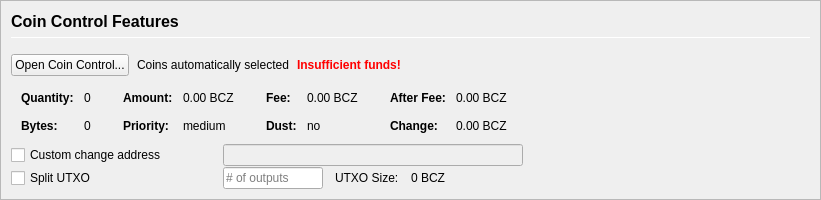
         <widget class="QFrame" name="frameCoinControl">
          <property name="sizePolicy">
           <sizepolicy hsizetype="Expanding" vsizetype="Expanding">
            <horstretch>0</horstretch>
            <verstretch>0</verstretch>
           </sizepolicy>
          </property>
          <property name="maximumSize">
           <size>
            <width>16777215</width>
            <height>16777215</height>
           </size>
          </property>
          <property name="frameShape">
           <enum>QFrame::StyledPanel</enum>
          </property>
          <property name="frameShadow">
           <enum>QFrame::Sunken</enum>
          </property>
          <layout class="QVBoxLayout" name="verticalLayoutCoinControl2">
           <property name="spacing">
            <number>0</number>
           </property>
           <property name="leftMargin">
            <number>0</number>
           </property>
           <property name="topMargin">
            <number>0</number>
           </property>
           <property name="rightMargin">
            <number>0</number>
           </property>
           <property name="bottomMargin">
            <number>0</number>
           </property>
           <item>
            <widget class="QFrame" name="frameCoinControl_BG">
             <layout class="QVBoxLayout" name="verticalLayoutCoinControl" stretch="0,0,0,0,0,0">
              <property name="spacing">
               <number>1</number>
              </property>
              <property name="leftMargin">
               <number>10</number>
              </property>
              <property name="topMargin">
               <number>10</number>
              </property>
              <item>
               <layout class="QHBoxLayout" name="horizontalLayoutCoinControl1">
                <property name="bottomMargin">
                 <number>15</number>
                </property>
                <item>
                 <layout class="QVBoxLayout" name="verticalLayout_3">
                  <property name="spacing">
                   <number>6</number>
                  </property>
                  <item>
                   <widget class="QLabel" name="labelCoinControlFeatures">
                    <property name="sizePolicy">
                     <sizepolicy hsizetype="Preferred" vsizetype="Maximum">
                      <horstretch>0</horstretch>
                      <verstretch>0</verstretch>
                     </sizepolicy>
                    </property>
                    <property name="minimumSize">
                     <size>
                      <width>0</width>
                      <height>20</height>
                     </size>
                    </property>
                    <property name="font">
                     <font>
                      <pointsize>12</pointsize>
                      <weight>75</weight>
                      <bold>true</bold>
                     </font>
                    </property>
                    <property name="styleSheet">
                     <string notr="true">font-weight:bold;</string>
                    </property>
                    <property name="text">
                     <string>Coin Control Features</string>
                    </property>
                   </widget>
                  </item>
                  <item>
                   <widget class="Line" name="line">
                    <property name="minimumSize">
                     <size>
                      <width>0</width>
                      <height>1</height>
                     </size>
                    </property>
                    <property name="maximumSize">
                     <size>
                      <width>16777215</width>
                      <height>1</height>
                     </size>
                    </property>
                    <property name="orientation">
                     <enum>Qt::Horizontal</enum>
                    </property>
                   </widget>
                  </item>
                 </layout>
                </item>
               </layout>
              </item>
              <item>
               <layout class="QHBoxLayout" name="horizontalLayoutCoinControl2" stretch="0,0,0,0">
                <property name="spacing">
                 <number>8</number>
                </property>
                <property name="bottomMargin">
                 <number>10</number>
                </property>
                <item>
                 <widget class="QPushButton" name="pushButtonCoinControl">
                  <property name="styleSheet">
                   <string notr="true"/>
                  </property>
                  <property name="text">
                   <string>Open Coin Control...</string>
                  </property>
                  <property name="autoDefault">
                   <bool>false</bool>
                  </property>
                 </widget>
                </item>
                <item>
                 <widget class="QLabel" name="labelCoinControlAutomaticallySelected">
                  <property name="text">
                   <string>Coins automatically selected</string>
                  </property>
                  <property name="margin">
                   <number>5</number>
                  </property>
                 </widget>
                </item>
                <item>
                 <widget class="QLabel" name="labelCoinControlInsuffFunds">
                  <property name="font">
                   <font>
                    <weight>75</weight>
                    <bold>true</bold>
                   </font>
                  </property>
                  <property name="styleSheet">
                   <string notr="true">color:red;font-weight:bold;</string>
                  </property>
                  <property name="text">
                   <string>Insufficient funds!</string>
                  </property>
                  <property name="margin">
                   <number>5</number>
                  </property>
                 </widget>
                </item>
                <item>
                 <spacer name="horizontalSpacerCoinControl">
                  <property name="orientation">
                   <enum>Qt::Horizontal</enum>
                  </property>
                  <property name="sizeHint" stdset="0">
                   <size>
                    <width>40</width>
                    <height>1</height>
                   </size>
                  </property>
                 </spacer>
                </item>
               </layout>
              </item>
              <item>
               <widget class="QWidget" name="widgetCoinControl" native="true">
                <property name="sizePolicy">
                 <sizepolicy hsizetype="Preferred" vsizetype="Preferred">
                  <horstretch>0</horstretch>
                  <verstretch>0</verstretch>
                 </sizepolicy>
                </property>
                <property name="minimumSize">
                 <size>
                  <width>0</width>
                  <height>0</height>
                 </size>
                </property>
                <property name="styleSheet">
                 <string notr="true"/>
                </property>
                <layout class="QHBoxLayout" name="horizontalLayoutCoinControl5">
                 <property name="leftMargin">
                  <number>0</number>
                 </property>
                 <property name="topMargin">
                  <number>0</number>
                 </property>
                 <property name="rightMargin">
                  <number>0</number>
                 </property>
                 <property name="bottomMargin">
                  <number>0</number>
                 </property>
                 <item>
                  <layout class="QHBoxLayout" name="horizontalLayoutCoinControl3" stretch="0,0,0,1">
                   <property name="spacing">
                    <number>20</number>
                   </property>
                   <property name="topMargin">
                    <number>0</number>
                   </property>
                   <property name="bottomMargin">
                    <number>10</number>
                   </property>
                   <item>
                    <layout class="QFormLayout" name="formLayoutCoinControl1">
                     <property name="horizontalSpacing">
                      <number>10</number>
                     </property>
                     <property name="verticalSpacing">
                      <number>14</number>
                     </property>
                     <property name="leftMargin">
                      <number>10</number>
                     </property>
                     <property name="topMargin">
                      <number>4</number>
                     </property>
                     <property name="rightMargin">
                      <number>6</number>
                     </property>
                     <item row="0" column="0">
                      <widget class="QLabel" name="labelCoinControlQuantityText">
                       <property name="font">
                        <font>
                         <weight>75</weight>
                         <bold>true</bold>
                        </font>
                       </property>
                       <property name="text">
                        <string>Quantity:</string>
                       </property>
                       <property name="margin">
                        <number>0</number>
                       </property>
                      </widget>
                     </item>
                     <item row="0" column="1">
                      <widget class="QLabel" name="labelCoinControlQuantity">
                       <property name="cursor">
                        <cursorShape>IBeamCursor</cursorShape>
                       </property>
                       <property name="contextMenuPolicy">
                        <enum>Qt::ActionsContextMenu</enum>
                       </property>
                       <property name="text">
                        <string notr="true">0</string>
                       </property>
                       <property name="margin">
                        <number>0</number>
                       </property>
                       <property name="textInteractionFlags">
                        <set>Qt::LinksAccessibleByMouse|Qt::TextSelectableByKeyboard|Qt::TextSelectableByMouse</set>
                       </property>
                      </widget>
                     </item>
                     <item row="1" column="0">
                      <widget class="QLabel" name="labelCoinControlBytesText">
                       <property name="font">
                        <font>
                         <weight>75</weight>
                         <bold>true</bold>
                        </font>
                       </property>
                       <property name="text">
                        <string>Bytes:</string>
                       </property>
                      </widget>
                     </item>
                     <item row="1" column="1">
                      <widget class="QLabel" name="labelCoinControlBytes">
                       <property name="cursor">
                        <cursorShape>IBeamCursor</cursorShape>
                       </property>
                       <property name="contextMenuPolicy">
                        <enum>Qt::ActionsContextMenu</enum>
                       </property>
                       <property name="text">
                        <string notr="true">0</string>
                       </property>
                       <property name="textInteractionFlags">
                        <set>Qt::LinksAccessibleByMouse|Qt::TextSelectableByKeyboard|Qt::TextSelectableByMouse</set>
                       </property>
                      </widget>
                     </item>
                    </layout>
                   </item>
                   <item>
                    <layout class="QFormLayout" name="formLayoutCoinControl2">
                     <property name="horizontalSpacing">
                      <number>10</number>
                     </property>
                     <property name="verticalSpacing">
                      <number>14</number>
                     </property>
                     <property name="leftMargin">
                      <number>6</number>
                     </property>
                     <property name="topMargin">
                      <number>4</number>
                     </property>
                     <property name="rightMargin">
                      <number>6</number>
                     </property>
                     <item row="0" column="0">
                      <widget class="QLabel" name="labelCoinControlAmountText">
                       <property name="font">
                        <font>
                         <weight>75</weight>
                         <bold>true</bold>
                        </font>
                       </property>
                       <property name="text">
                        <string>Amount:</string>
                       </property>
                       <property name="margin">
                        <number>0</number>
                       </property>
                      </widget>
                     </item>
                     <item row="0" column="1">
                      <widget class="QLabel" name="labelCoinControlAmount">
                       <property name="cursor">
                        <cursorShape>IBeamCursor</cursorShape>
                       </property>
                       <property name="contextMenuPolicy">
                        <enum>Qt::ActionsContextMenu</enum>
                       </property>
                       <property name="text">
                        <string notr="true">0.00 BCZ</string>
                       </property>
                       <property name="textInteractionFlags">
                        <set>Qt::LinksAccessibleByMouse|Qt::TextSelectableByKeyboard|Qt::TextSelectableByMouse</set>
                       </property>
                      </widget>
                     </item>
                     <item row="1" column="0">
                      <widget class="QLabel" name="labelCoinControlPriorityText">
                       <property name="font">
                        <font>
                         <weight>75</weight>
                         <bold>true</bold>
                        </font>
                       </property>
                       <property name="text">
                        <string>Priority:</string>
                       </property>
                      </widget>
                     </item>
                     <item row="1" column="1">
                      <widget class="QLabel" name="labelCoinControlPriority">
                       <property name="cursor">
                        <cursorShape>IBeamCursor</cursorShape>
                       </property>
                       <property name="contextMenuPolicy">
                        <enum>Qt::ActionsContextMenu</enum>
                       </property>
                       <property name="text">
                        <string>medium</string>
                       </property>
                       <property name="textInteractionFlags">
                        <set>Qt::LinksAccessibleByMouse|Qt::TextSelectableByKeyboard|Qt::TextSelectableByMouse</set>
                       </property>
                      </widget>
                     </item>
                    </layout>
                   </item>
                   <item>
                    <layout class="QFormLayout" name="formLayoutCoinControl3">
                     <property name="horizontalSpacing">
                      <number>10</number>
                     </property>
                     <property name="verticalSpacing">
                      <number>14</number>
                     </property>
                     <property name="leftMargin">
                      <number>6</number>
                     </property>
                     <property name="topMargin">
                      <number>4</number>
                     </property>
                     <property name="rightMargin">
                      <number>6</number>
                     </property>
                     <item row="0" column="0">
                      <widget class="QLabel" name="labelCoinControlFeeText">
                       <property name="font">
                        <font>
                         <weight>75</weight>
                         <bold>true</bold>
                        </font>
                       </property>
                       <property name="text">
                        <string>Fee:</string>
                       </property>
                       <property name="margin">
                        <number>0</number>
                       </property>
                      </widget>
                     </item>
                     <item row="0" column="1">
                      <widget class="QLabel" name="labelCoinControlFee">
                       <property name="cursor">
                        <cursorShape>IBeamCursor</cursorShape>
                       </property>
                       <property name="contextMenuPolicy">
                        <enum>Qt::ActionsContextMenu</enum>
                       </property>
                       <property name="text">
                        <string notr="true">0.00 BCZ</string>
                       </property>
                       <property name="textInteractionFlags">
                        <set>Qt::LinksAccessibleByMouse|Qt::TextSelectableByKeyboard|Qt::TextSelectableByMouse</set>
                       </property>
                      </widget>
                     </item>
                     <item row="1" column="0">
                      <widget class="QLabel" name="labelCoinControlLowOutputText">
                       <property name="font">
                        <font>
                         <weight>75</weight>
                         <bold>true</bold>
                        </font>
                       </property>
                       <property name="text">
                        <string>Dust:</string>
                       </property>
                      </widget>
                     </item>
                     <item row="1" column="1">
                      <widget class="QLabel" name="labelCoinControlLowOutput">
                       <property name="cursor">
                        <cursorShape>IBeamCursor</cursorShape>
                       </property>
                       <property name="contextMenuPolicy">
                        <enum>Qt::ActionsContextMenu</enum>
                       </property>
                       <property name="text">
                        <string>no</string>
                       </property>
                       <property name="textInteractionFlags">
                        <set>Qt::LinksAccessibleByMouse|Qt::TextSelectableByKeyboard|Qt::TextSelectableByMouse</set>
                       </property>
                      </widget>
                     </item>
                    </layout>
                   </item>
                   <item>
                    <layout class="QFormLayout" name="formLayoutCoinControl4">
                     <property name="horizontalSpacing">
                      <number>10</number>
                     </property>
                     <property name="verticalSpacing">
                      <number>14</number>
                     </property>
                     <property name="leftMargin">
                      <number>6</number>
                     </property>
                     <property name="topMargin">
                      <number>4</number>
                     </property>
                     <property name="rightMargin">
                      <number>6</number>
                     </property>
                     <item row="0" column="0">
                      <widget class="QLabel" name="labelCoinControlAfterFeeText">
                       <property name="font">
                        <font>
                         <weight>75</weight>
                         <bold>true</bold>
                        </font>
                       </property>
                       <property name="text">
                        <string>After Fee:</string>
                       </property>
                       <property name="margin">
                        <number>0</number>
                       </property>
                      </widget>
                     </item>
                     <item row="0" column="1">
                      <widget class="QLabel" name="labelCoinControlAfterFee">
                       <property name="cursor">
                        <cursorShape>IBeamCursor</cursorShape>
                       </property>
                       <property name="contextMenuPolicy">
                        <enum>Qt::ActionsContextMenu</enum>
                       </property>
                       <property name="text">
                        <string notr="true">0.00 BCZ</string>
                       </property>
                       <property name="textInteractionFlags">
                        <set>Qt::LinksAccessibleByMouse|Qt::TextSelectableByKeyboard|Qt::TextSelectableByMouse</set>
                       </property>
                      </widget>
                     </item>
                     <item row="1" column="0">
                      <widget class="QLabel" name="labelCoinControlChangeText">
                       <property name="font">
                        <font>
                         <weight>75</weight>
                         <bold>true</bold>
                        </font>
                       </property>
                       <property name="text">
                        <string>Change:</string>
                       </property>
                      </widget>
                     </item>
                     <item row="1" column="1">
                      <widget class="QLabel" name="labelCoinControlChange">
                       <property name="cursor">
                        <cursorShape>IBeamCursor</cursorShape>
                       </property>
                       <property name="contextMenuPolicy">
                        <enum>Qt::ActionsContextMenu</enum>
                       </property>
                       <property name="text">
                        <string notr="true">0.00 BCZ</string>
                       </property>
                       <property name="textInteractionFlags">
                        <set>Qt::LinksAccessibleByMouse|Qt::TextSelectableByKeyboard|Qt::TextSelectableByMouse</set>
                       </property>
                      </widget>
                     </item>
                    </layout>
                   </item>
                  </layout>
                 </item>
                </layout>
               </widget>
              </item>
              <item>
               <layout class="QHBoxLayout" name="horizontalLayoutCoinControl4">
                <property name="spacing">
                 <number>12</number>
                </property>
                <property name="sizeConstraint">
                 <enum>QLayout::SetDefaultConstraint</enum>
                </property>
                <property name="topMargin">
                 <number>0</number>
                </property>
                <property name="rightMargin">
                 <number>0</number>
                </property>
                <item>
                 <widget class="QCheckBox" name="checkBoxCoinControlChange">
                  <property name="sizePolicy">
                   <sizepolicy hsizetype="Preferred" vsizetype="Preferred">
                    <horstretch>0</horstretch>
                    <verstretch>0</verstretch>
                   </sizepolicy>
                  </property>
                  <property name="minimumSize">
                   <size>
                    <width>200</width>
                    <height>0</height>
                   </size>
                  </property>
                  <property name="maximumSize">
                   <size>
                    <width>200</width>
                    <height>16777215</height>
                   </size>
                  </property>
                  <property name="toolTip">
                   <string>If this is activated, but the change address is empty or invalid, change will be sent to a newly generated address.</string>
                  </property>
                  <property name="text">
                   <string>Custom change address</string>
                  </property>
                 </widget>
                </item>
                <item>
                 <widget class="QValidatedLineEdit" name="lineEditCoinControlChange">
                  <property name="enabled">
                   <bool>false</bool>
                  </property>
                  <property name="sizePolicy">
                   <sizepolicy hsizetype="Preferred" vsizetype="Preferred">
                    <horstretch>0</horstretch>
                    <verstretch>0</verstretch>
                   </sizepolicy>
                  </property>
                  <property name="minimumSize">
                   <size>
                    <width>300</width>
                    <height>0</height>
                   </size>
                  </property>
                 </widget>
                </item>
                <item>
                 <widget class="QLabel" name="labelCoinControlChangeLabel">
                  <property name="sizePolicy">
                   <sizepolicy hsizetype="Preferred" vsizetype="Preferred">
                    <horstretch>0</horstretch>
                    <verstretch>0</verstretch>
                   </sizepolicy>
                  </property>
                  <property name="minimumSize">
                   <size>
                    <width>100</width>
                    <height>0</height>
                   </size>
                  </property>
                  <property name="text">
                   <string/>
                  </property>
                  <property name="margin">
                   <number>3</number>
                  </property>
                 </widget>
                </item>
               </layout>
              </item>
              <item>
               <layout class="QHBoxLayout" name="horizontalLayoutCoinControl6">
                <property name="spacing">
                 <number>12</number>
                </property>
                <property name="rightMargin">
                 <number>0</number>
                </property>
                <item>
                 <widget class="QCheckBox" name="splitBlockCheckBox">
                  <property name="sizePolicy">
                   <sizepolicy hsizetype="Preferred" vsizetype="Preferred">
                    <horstretch>0</horstretch>
                    <verstretch>0</verstretch>
                   </sizepolicy>
                  </property>
                  <property name="minimumSize">
                   <size>
                    <width>200</width>
                    <height>0</height>
                   </size>
                  </property>
                  <property name="maximumSize">
                   <size>
                    <width>200</width>
                    <height>16777215</height>
                   </size>
                  </property>
                  <property name="text">
                   <string>Split UTXO</string>
                  </property>
                 </widget>
                </item>
                <item>
                 <widget class="QLineEdit" name="splitBlockLineEdit">
                  <property name="sizePolicy">
                   <sizepolicy hsizetype="Preferred" vsizetype="Preferred">
                    <horstretch>50</horstretch>
                    <verstretch>0</verstretch>
                   </sizepolicy>
                  </property>
                  <property name="minimumSize">
                   <size>
                    <width>100</width>
                    <height>0</height>
                   </size>
                  </property>
                  <property name="maximumSize">
                   <size>
                    <width>100</width>
                    <height>16777215</height>
                   </size>
                  </property>
                  <property name="placeholderText">
                   <string># of outputs</string>
                  </property>
                 </widget>
                </item>
                <item>
                 <widget class="QLabel" name="labelBlockSizeText">
                  <property name="text">
                   <string>UTXO Size:</string>
                  </property>
                 </widget>
                </item>
                <item>
                 <widget class="QLabel" name="labelBlockSize">
                  <property name="text">
                   <string>0 BCZ</string>
                  </property>
                 </widget>
                </item>
                <item>
                 <spacer name="horizontalSpacer_7">
                  <property name="orientation">
                   <enum>Qt::Horizontal</enum>
                  </property>
                  <property name="sizeHint" stdset="0">
                   <size>
                    <width>40</width>
                    <height>20</height>
                   </size>
                  </property>
                 </spacer>
                </item>
               </layout>
              </item>
              <item>
               <spacer name="verticalSpacerCoinControl">
                <property name="orientation">
                 <enum>Qt::Vertical</enum>
                </property>
                <property name="sizeHint" stdset="0">
                 <size>
                  <width>800</width>
                  <height>1</height>
                 </size>
                </property>
               </spacer>
              </item>
             </layout>
            </widget>
           </item>
          </layout>
         </widget>
